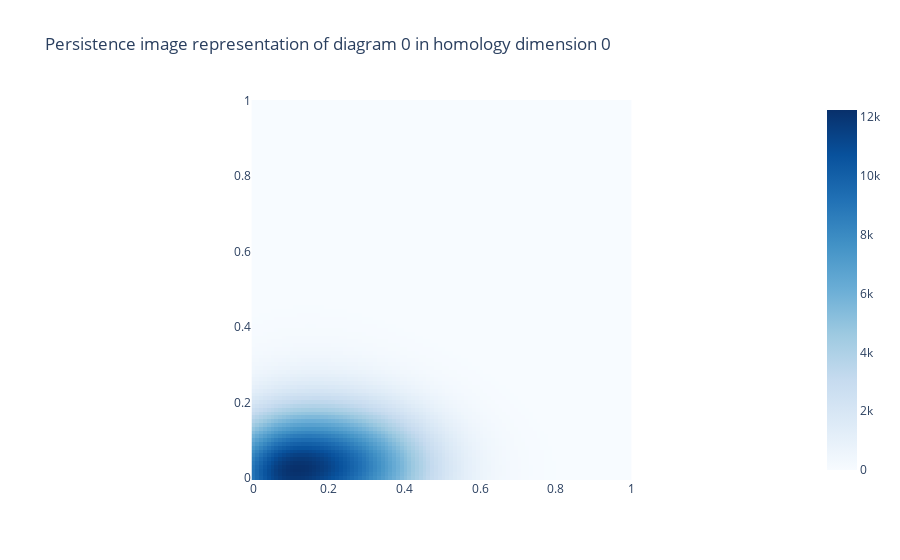

The notebook cell this image was saved under:
### Code cell
per_img.fit_transform_plot(diag)
